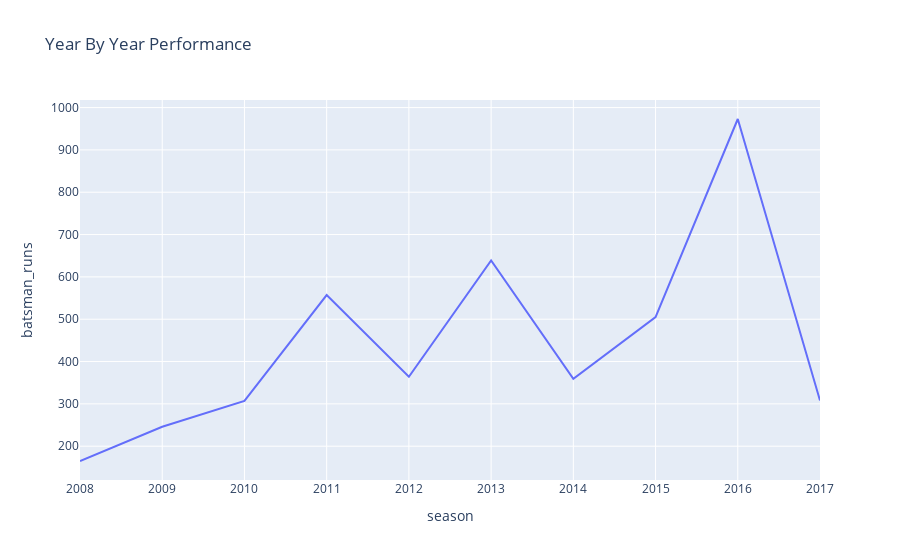

Notebook cell for this chart:
### Code cell
# plot line chart here
px.line(performance, x="season", y="batsman_runs",
        title="Year By Year Performance")

### Figure 1 — Plotly figure (JSON) as saved in the notebook; plotly's stock layout.template omitted (floating-point values rounded to 4 significant figures)
{"data": [{"hovertemplate": "season=%{x}<br>batsman_runs=%{y}<extra></extra>", "legendgroup": "", "line": {"color": "#636efa", "dash": "solid"}, "marker": {"symbol": "circle"}, "mode": "lines", "name": "", "orientation": "v", "showlegend": false, "type": "scatter", "x": [2008, 2009, 2010, 2011, 2012, 2013, 2014, 2015, 2016, 2017], "xaxis": "x", "y": [165, 246, 307, 557, 364, 639, 359, 505, 973, 308], "yaxis": "y"}], "layout": {"legend": {"tracegroupgap": 0}, "title": {"text": "Year By Year Performance"}, "xaxis": {"anchor": "y", "domain": [0, 1], "title": {"text": "season"}}, "yaxis": {"anchor": "x", "domain": [0, 1], "title": {"text": "batsman_runs"}}}}
